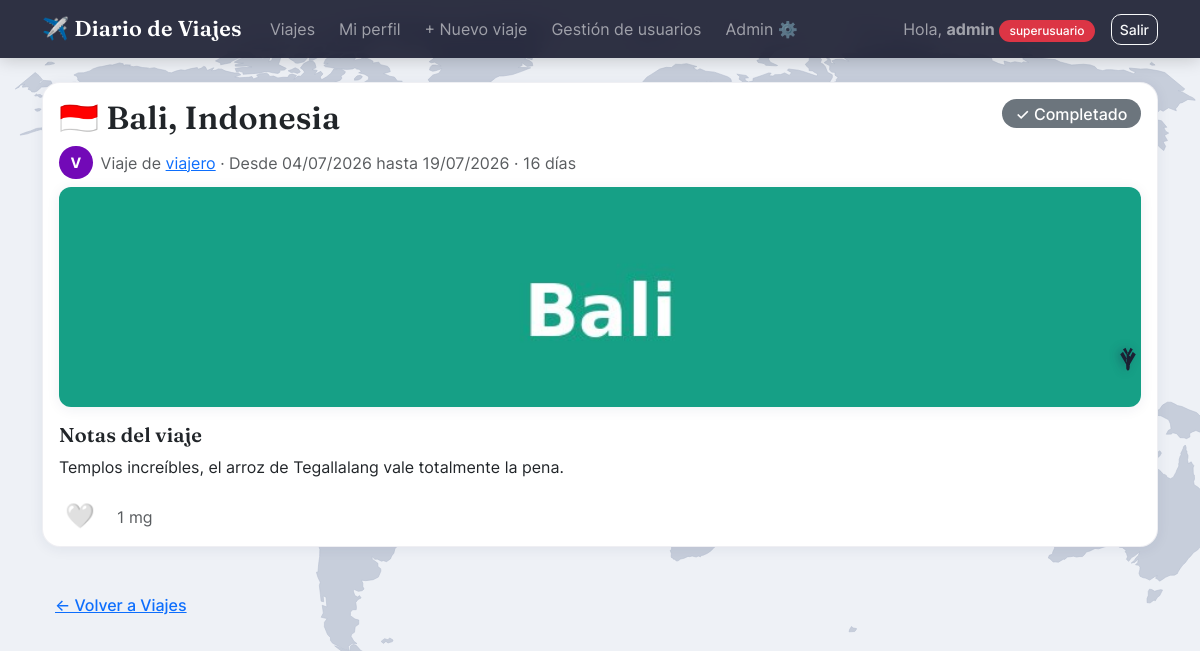
The page /viaje/2/ (signed in) on the database its author committed.
### viajes/models.py (models this page shows, shortened)
class Viaje(models.Model):
    COMPLETADO = "completado"
    EN_PROGRESO = "en_progreso"
    PLANIFICADO = "planificado"
    ESTADO_CHOICES = [
        (COMPLETADO, "Completado"),
        (EN_PROGRESO, "En progreso"),
        (PLANIFICADO, "Planificado"),
    ]
    propietario = models.ForeignKey(
        settings.AUTH_USER_MODEL,
        on_delete=models.CASCADE,
        related_name="viajes",
        verbose_name="Propietario",
    )
    destino = models.CharField(
        max_length=100,
        verbose_name="Destino",
        help_text='Ciudad o región, ej: "París", "Bali", "Cartagena".',
    )
    pais = models.CharField(max_length=100, verbose_name="País")
    fecha_inicio = models.DateField(verbose_name="Fecha de inicio")
    fecha_fin = models.DateField(
        verbose_name="Fecha de término",
        null=True,
        blank=True,
        help_text="Déjalo vacío si el viaje todavía no termina o es un plan a futuro.",
    )
    estado = models.CharField(
        max_length=15,
        choices=ESTADO_CHOICES,
        default=PLANIFICADO,
        editable=False,
        verbose_name="Estado",
    )
    notas = models.TextField(
        blank=True,
        verbose_name="Notas del viaje",
        help_text="Detalles, recuerdos o lo que quieras anotar sobre este viaje.",
    )
    creado = models.DateTimeField(auto_now_add=True)
    actualizado = models.DateTimeField(auto_now=True)
    class Meta:
        ordering = ["-fecha_inicio"]  # más reciente primero
        verbose_name = "Viaje"
        verbose_name_plural = "Viajes"
    @property
    def duracion_dias(self):
        fin = self.fecha_fin or timezone.localdate()
        dias = (fin - self.fecha_inicio).days + 1
        return max(dias, 1)
    @property
    def total_mg(self):
        return self.mg.count()
    def con_mg_de(self, usuario):
        if not usuario or not usuario.is_authenticated:
            return False
        return self.mg.filter(usuario=usuario).exists()

class FotoViaje(models.Model):
    MAX_FOTOS_POR_VIAJE = 2
    viaje = models.ForeignKey(Viaje, on_delete=models.CASCADE, related_name="fotos")
    imagen = models.ImageField(upload_to="viajes/%Y/%m/", verbose_name="Foto")
    subida = models.DateTimeField(auto_now_add=True)
    class Meta:
        ordering = ["subida"]
        verbose_name = "Foto de viaje"
        verbose_name_plural = "Fotos de viaje"

### viajes/views.py (the view)
# urls.py: path("viaje/<int:pk>/", views.detalle_viaje, name="detalle_viaje"),
@login_required
def detalle_viaje(request, pk):
    viaje = get_object_or_404(Viaje.objects.select_related("propietario"), pk=pk)
    perfil = _perfil_de(request.user)
    es_propietario = viaje.propietario_id == request.user.id
    if not es_propietario and not perfil.puede_ver_otros:
        messages.warning(request, "No tienes permiso para ver los viajes de otros usuarios.")
        return redirect("lista_viajes")
    return render(
        request,
        "viajes/detalle_viaje.html",
        {
            "viaje": viaje,
            "es_propietario": es_propietario,
            "tiene_mg": viaje.con_mg_de(request.user),
        },
    )

### viajes/templatetags/viajes_extras.py (called while the page is built)
def _normalizar(texto):
    texto = texto.strip().lower()
    return "".join(
        c for c in unicodedata.normalize("NFD", texto) if unicodedata.category(c) != "Mn"
    )

@register.filter
def bandera(pais):
    if not pais:
        return "🌍"
    return _BANDERAS.get(_normalizar(pais), "🌍")

@register.filter
def color_avatar(username):
    if not username:
        return _PALETA_AVATAR[0]
    indice = sum(ord(c) for c in username) % len(_PALETA_AVATAR)
    return _PALETA_AVATAR[indice]

@register.filter
def inicial(username):
    return username[0].upper() if username else "?"

### viajes/views.py (called while the page is built)
def _perfil_de(usuario):
    perfil, _ = PerfilUsuario.objects.get_or_create(usuario=usuario)
    return perfil

### viajes/templates/viajes/detalle_viaje.html (shortened to what this page needs)
{% extends "viajes/base.html" %}
{% load viajes_extras %}
{% block contenido %}
<div class="card viaje-card viaje-{{ viaje.estado }}">
    <div class="card-body">
        <div class="d-flex justify-content-between">
            <h2>{{ viaje.pais|bandera }} {{ viaje.destino }}, {{ viaje.pais }}</h2>
            <span class="badge badge-{{ viaje.estado }} fs-6 align-self-start">
                {% if viaje.estado == 'completado' %}✓ Completado
                {% elif viaje.estado == 'en_progreso' %}🔄 En progreso
                {% else %}📋 Planificado{% endif %}
            </span>
        </div>
        <div class="d-flex align-items-center gap-2 text-muted mb-2">
            <span class="avatar-circulo" style="background-color: {{ viaje.propietario.username|color_avatar }}">
                {{ viaje.propietario.username|inicial }}
            </span>
            <span>
                Viaje de <a href="{% url 'perfil_usuario' viaje.propietario.username %}">{{ viaje.propietario.username }}</a>
                · Desde {{ viaje.fecha_inicio|date:"d/m/Y" }}
                {% if viaje.fecha_fin %} hasta {{ viaje.fecha_fin|date:"d/m/Y" }}{% else %} (sin fecha de término aún){% endif %}
                · {{ viaje.duracion_dias }} día{{ viaje.duracion_dias|pluralize }}
            </span>
        </div>
        {% if viaje.fotos.all %}
        <div class="galeria-fotos mb-3">
            {% for foto in viaje.fotos.all %}
            <a href="{{ foto.imagen.url }}" target="_blank" rel="noopener">
                <img src="{{ foto.imagen.url }}" alt="Foto de {{ viaje.destino }}">
            </a>
            {% endfor %}
        </div>
        {% endif %}
        <h5>Notas del viaje</h5>
        <p>{{ viaje.notas|default:"Sin notas todavía."|linebreaksbr }}</p>
        <div class="d-flex align-items-center gap-3 mt-4">
            <form method="post" action="{% url 'toggle_mg' viaje.pk %}" class="m-0">
                <button type="submit" class="boton-mg {% if tiene_mg %}activo{% endif %}" title="Mg">
                    {% if tiene_mg %}❤️{% else %}🤍{% endif %}
                </button>
            </form>
            <span class="text-muted">{{ viaje.total_mg }} mg</span>
        </div>
    </div>
</div>
<a href="{% url 'lista_viajes' %}" class="btn btn-link mt-3">&larr; Volver a Viajes</a>
{% endblock %}

### viajes/templates/viajes/base.html (shortened to what this page needs)
{% load static %}
<!DOCTYPE html>
<html lang="es">
<head>
    <link href="{% static 'viajes/vendor/bootstrap/css/bootstrap.min.css' %}" rel="stylesheet">
    <link rel="stylesheet" href="{% static 'viajes/css/style.css' %}">
</head>
<body>
<nav class="navbar navbar-expand-lg navbar-dark bg-dark mb-4">
    <div class="container">
        <a class="navbar-brand" href="{% url 'lista_viajes' %}">✈️ Diario de Viajes</a>
        <div class="collapse navbar-collapse" id="navbarNav">
            {% if user.is_authenticated %}
            <ul class="navbar-nav me-auto">
                <li class="nav-item"><a class="nav-link" href="{% url 'lista_viajes' %}">Viajes</a></li>
                <li class="nav-item"><a class="nav-link" href="{% url 'mi_perfil' %}">Mi perfil</a></li>
                {% if user.perfil.puede_crear_viajes %}
                <li class="nav-item"><a class="nav-link" href="{% url 'crear_viaje' %}">+ Nuevo viaje</a></li>
                {% endif %}
                {% if user.is_superuser %}
                <li class="nav-item"><a class="nav-link" href="{% url 'gestion_usuarios' %}">Gestión de usuarios</a></li>
                <li class="nav-item"><a class="nav-link" href="/admin/" target="_blank">Admin ⚙️</a></li>
                {% endif %}
            </ul>
            <span class="navbar-text me-3">
                Hola, <strong>{{ user.username }}</strong>
                {% if user.is_superuser %}<span class="badge bg-danger">superusuario</span>{% endif %}
            </span>
            <form action="{% url 'logout' %}" method="post" class="d-flex">
                <button class="btn btn-outline-light btn-sm" type="submit">Salir</button>
            </form>
            {% else %}
            <ul class="navbar-nav ms-auto">
                <li class="nav-item"><a class="nav-link" href="{% url 'login' %}">Ingresar</a></li>
                <li class="nav-item"><a class="nav-link" href="{% url 'registro' %}">Crear cuenta</a></li>
            </ul>
            {% endif %}
        </div>
    </div>
</nav>
<div class="container mb-5">
    {% block contenido %}{% endblock %}
</div>
</body>
</html>

### viajes/static/viajes/css/style.css (style rules this page uses)
:root { --fuente-titulos: "Fraunces", "Georgia", serif; --fuente-texto: "Inter", -apple-system, "Segoe UI", Roboto, sans-serif; --color-primario: #3a86ff; --color-primario-oscuro: #2a5fc9; --sombra-suave: 0 2px 14px rgba(35, 39, 82, 0.07); --sombra-hover: 0 14px 30px rgba(35, 39, 82, 0.14); }
html { scroll-behavior: smooth; }
body { font-family: var(--fuente-texto); color: #23263a; min-height: 100vh; background-color: #eef1f6; background-attachment: fixed; }
:root { --ruta-vuelo: ellipse(44vw 40vh at 50vw 45vh); --duracion-vuelo: 34s; }
h1, h2, h3, h4, h5, .navbar-brand { font-family: var(--fuente-titulos); font-weight: 600; letter-spacing: 0.2px; }
.navbar { background: rgba(20, 22, 43, 0.88) !important; backdrop-filter: blur(10px); -webkit-backdrop-filter: blur(10px); box-shadow: 0 2px 16px rgba(0, 0, 0, 0.18); }
.navbar-brand { font-size: 1.35rem; letter-spacing: 0.3px; }
.navbar .nav-link { font-family: var(--fuente-texto); border-radius: 8px; padding: 0.4rem 0.75rem !important; transition: background-color 0.15s ease; }
.viaje-card { border: 1px solid rgba(35, 39, 82, 0.07); border-left: 6px solid #ccc; border-radius: 18px; margin-bottom: 1.4rem; box-shadow: var(--sombra-suave); transition: transform 0.15s ease, box-shadow 0.15s ease; overflow: hidden; background-color: #fff; }
.viaje-completado { border-left-color: #6c757d; }
.badge-completado { background-color: #6c757d; }
.badge { border-radius: 999px; font-weight: 500; padding: 0.4em 0.85em; }
.galeria-fotos { display: grid; grid-template-columns: repeat(auto-fit, minmax(180px, 1fr)); gap: 0.75rem; }
.galeria-fotos img { width: 100%; height: 220px; object-fit: cover; border-radius: 12px; box-shadow: var(--sombra-suave); transition: transform 0.15s ease; }
.avatar-circulo { display: inline-flex; align-items: center; justify-content: center; width: 2.1rem; height: 2.1rem; border-radius: 50%; color: #fff; font-weight: 700; font-size: 0.9rem; flex-shrink: 0; font-family: var(--fuente-texto); }
.boton-mg { border: none; background: none; font-size: 1.5rem; line-height: 1; cursor: pointer; transition: transform 0.12s ease; }
.card { border-radius: 18px; border: 1px solid rgba(35, 39, 82, 0.07); box-shadow: var(--sombra-suave); }
.btn { border-radius: 10px; font-family: var(--fuente-texto); font-weight: 500; }

### rows shown on the page
Viaje: pais|bandera "🇮🇩", destino "Bali", pais "Indonesia", propietario.username|inicial "V", propietario.username "viajero", fecha_inicio "04/07/2026", fecha_fin "19/07/2026", duracion_dias "16", notas "Templos increíbles, el arroz de Tegallalang vale totalmente la pena.", total_mg "1"
FotoViaje: imagen (picture)

### other values the page prints
{{ user.username }} "admin"
